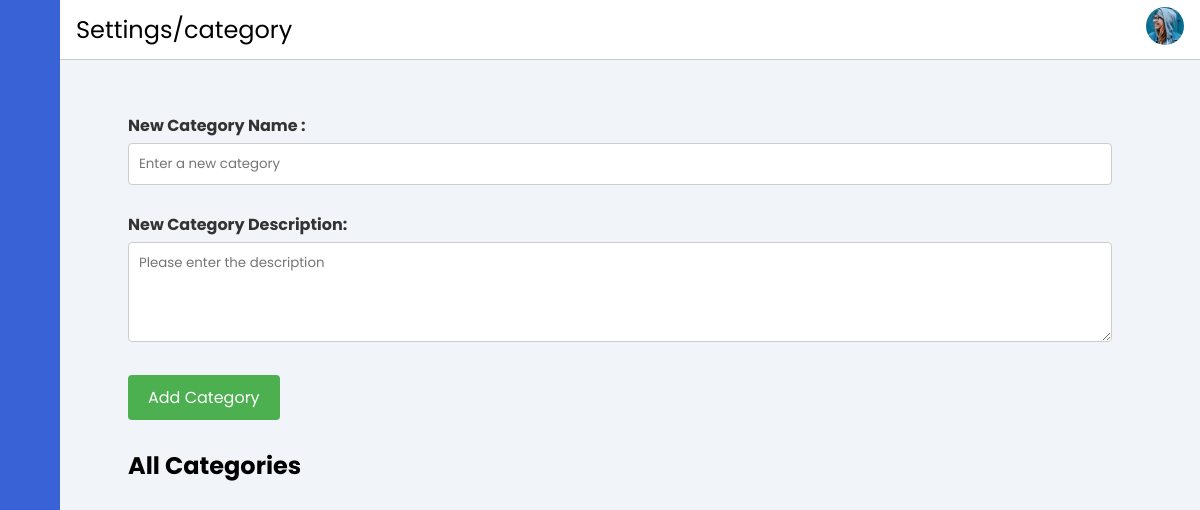
The app's page /layout/settings-category.php, older data.
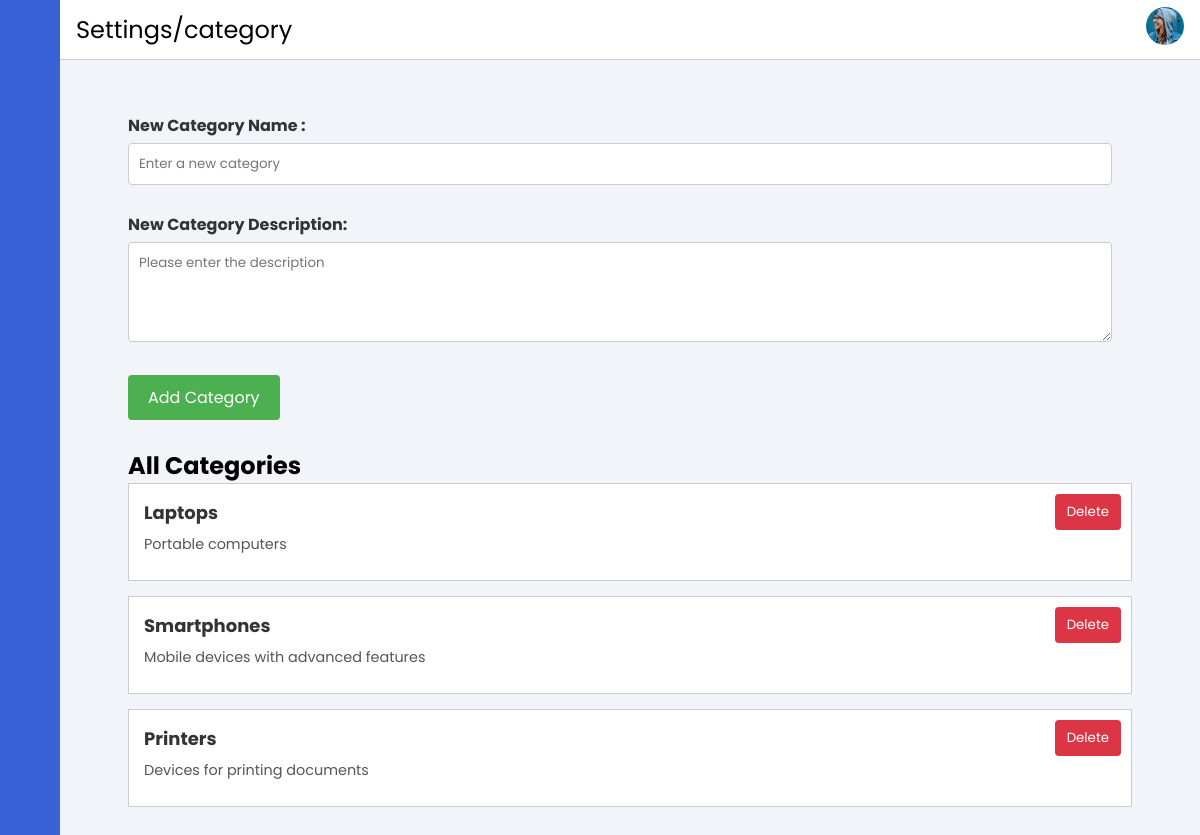
The same page, newer data.
### tables this page shows
CREATE TABLE IF NOT EXISTS Category (
    CategoryID INT AUTO_INCREMENT PRIMARY KEY,
    Name VARCHAR(50) NOT NULL,
    Description TEXT
);

### layout/settings-category.php (the view, shortened to what this page needs)
<?php
include '../contain/header.php';
include("../database/database-connect.php");
$sql = "SELECT * FROM Category";
$result = $conn->query($sql);
$categories = [];
if ($result->num_rows > 0) {
    while ($row = $result->fetch_assoc()) {
        $categories[] = array(
            'CategoryID' => $row['CategoryID'],
            'Name' => $row['Name'],
            'Description' => $row['Description']
        );
    }
}
?>
<div class="main-content">
    <?php
    include '../contain/horizontal-bar.php';
    ?>
    <main>
        <div class="form-container">
            <form action="<?= $_SERVER['PHP_SELF'] ?>" method="post">
                <div class="form-group">
                    <label for="newCategory">New Category Name :</label>
                    <input type="text" id="newCategory" name="newCategory" placeholder="Enter a new category" required>
                </div>
                <div class="form-group">
                    <label for="description">New Category Description:</label>
                    <textarea id="description" name="description" placeholder="Please enter the description" required></textarea>
                </div>
                <div class="form-group">
                    <button type="submit">Add Category</button>
                </div>
            </form>
            <h2>All Categories</h2>
            <ul class="category-list">
                <?php foreach ($categories as $category): ?>
                    <li>
                        <form action="<?= $_SERVER['PHP_SELF'] ?>" method="post">
                            <div class="category-details">
                                <strong class="category-name">
                                    <?= $category['Name'] ?>
                                </strong>
                                <?php if (!empty($category['Description'])): ?>
                                    <p class="category-description">
                                        <?= $category['Description'] ?>
                                    </p>
                                <?php endif; ?>
                            </div>
                            <button type="submit" class="delete-button"
                                onclick="return confirm('Are you sure you want to delete this category?')">Delete</button>
                        </form>
                    </li>
                <?php endforeach; ?>
            </ul>
        </div>
    </main>
</div>
</body>
</html>

Row changes from the older to the newer data that the page shows:
added category: Name "Laptops", Description "Portable computers"
added category: Name "Smartphones", Description "Mobile devices with advanced features"
added category: Name "Printers", Description "Devices for printing documents"
